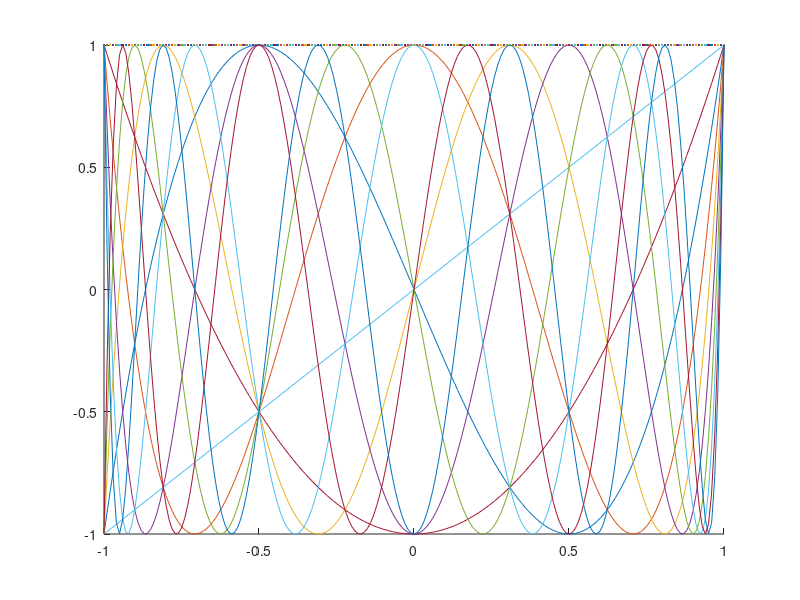

Recreate this plot in MATLAB.
# ex 2 b
# Tn+1(x) = 2 * x * Tn(x) - Tn-1(x)    -1 <= x <= 1
# T0(x) = 1 
# T1(x) = x

n = 10;
x = -1 : 0.01 : 1;
T0 = 1;
T1 = x;

hold on
plot(x, T0, x, T1);

for i = 2:n 
	T2 = 2 * x .* T1 - T0;
	plot(x, T2);
	T0 = T1;
	T1 = T2;
end

hold off